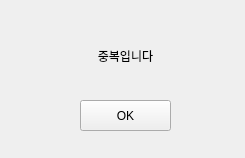
<?xml version="1.0" encoding="UTF-8"?>
<ui version="4.0">
 <class>Form</class>
 <widget class="QWidget" name="Form">
  <property name="windowModality">
   <enum>Qt::ApplicationModal</enum>
  </property>
  <property name="geometry">
   <rect>
    <x>0</x>
    <y>0</y>
    <width>245</width>
    <height>158</height>
   </rect>
  </property>
  <property name="windowTitle">
   <string>Fail</string>
  </property>
  <widget class="QPushButton" name="confirm">
   <property name="geometry">
    <rect>
     <x>80</x>
     <y>100</y>
     <width>91</width>
     <height>31</height>
    </rect>
   </property>
   <property name="text">
    <string>OK</string>
   </property>
  </widget>
  <widget class="QLabel" name="label">
   <property name="geometry">
    <rect>
     <x>60</x>
     <y>30</y>
     <width>131</width>
     <height>51</height>
    </rect>
   </property>
   <property name="toolTip">
    <string>&lt;html&gt;&lt;head/&gt;&lt;body&gt;&lt;p align=&quot;center&quot;&gt;&lt;span style=&quot; font-size:12pt; font-weight:600;&quot;&gt;login fail&lt;/span&gt;&lt;/p&gt;&lt;/body&gt;&lt;/html&gt;</string>
   </property>
   <property name="layoutDirection">
    <enum>Qt::LeftToRight</enum>
   </property>
   <property name="text">
    <string>중복입니다</string>
   </property>
   <property name="alignment">
    <set>Qt::AlignCenter</set>
   </property>
  </widget>
 </widget>
 <resources/>
 <connections/>
</ui>
